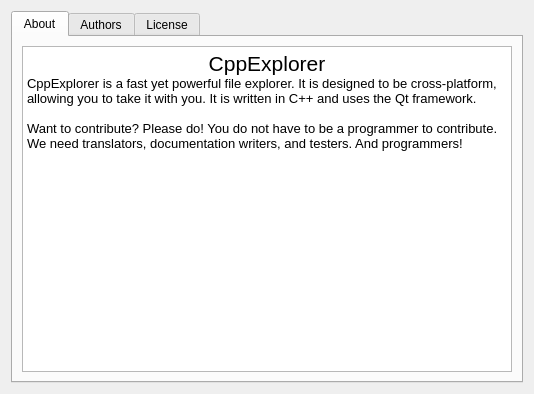
<?xml version="1.0" encoding="UTF-8"?>
<ui version="4.0">
 <class>HelpDialog</class>
 <widget class="QDialog" name="HelpDialog">
  <property name="geometry">
   <rect>
    <x>0</x>
    <y>0</y>
    <width>534</width>
    <height>394</height>
   </rect>
  </property>
  <property name="windowTitle">
   <string>About CppExplorer</string>
  </property>
  <layout class="QVBoxLayout" name="verticalLayout_2">
   <item>
    <layout class="QVBoxLayout" name="verticalLayout">
     <item>
      <widget class="QTabWidget" name="tabWidget">
       <property name="currentIndex">
        <number>0</number>
       </property>
       <widget class="QWidget" name="tab_3">
        <attribute name="title">
         <string>About</string>
        </attribute>
        <layout class="QVBoxLayout" name="verticalLayout_4">
         <item>
          <layout class="QVBoxLayout" name="verticalLayout_3">
           <item>
            <widget class="QTextEdit" name="textEdit">
             <property name="readOnly">
              <bool>true</bool>
             </property>
             <property name="html">
              <string>&lt;!DOCTYPE HTML PUBLIC &quot;-//W3C//DTD HTML 4.0//EN&quot; &quot;http://www.w3.org/TR/REC-html40/strict.dtd&quot;&gt;
&lt;html&gt;&lt;head&gt;&lt;meta name=&quot;qrichtext&quot; content=&quot;1&quot; /&gt;&lt;style type=&quot;text/css&quot;&gt;
p, li { white-space: pre-wrap; }
&lt;/style&gt;&lt;/head&gt;&lt;body style=&quot; font-family:'Noto Sans'; font-size:9pt; font-weight:400; font-style:normal;&quot;&gt;
&lt;p align=&quot;center&quot; style=&quot; margin-top:0px; margin-bottom:0px; margin-left:0px; margin-right:0px; -qt-block-indent:0; text-indent:0px;&quot;&gt;&lt;span style=&quot; font-size:16pt;&quot;&gt;CppExplorer&lt;/span&gt;&lt;/p&gt;
&lt;p style=&quot; margin-top:0px; margin-bottom:0px; margin-left:0px; margin-right:0px; -qt-block-indent:0; text-indent:0px;&quot;&gt;&lt;span style=&quot; font-size:10pt;&quot;&gt;CppExplorer is a fast yet powerful file explorer. It is designed to be cross-platform, allowing you to take it with you. It is written in C++ and uses the Qt framework.&lt;/span&gt;&lt;/p&gt;
&lt;p style=&quot;-qt-paragraph-type:empty; margin-top:0px; margin-bottom:0px; margin-left:0px; margin-right:0px; -qt-block-indent:0; text-indent:0px; font-size:10pt;&quot;&gt;&lt;br /&gt;&lt;/p&gt;
&lt;p style=&quot; margin-top:0px; margin-bottom:0px; margin-left:0px; margin-right:0px; -qt-block-indent:0; text-indent:0px;&quot;&gt;&lt;span style=&quot; font-size:10pt;&quot;&gt;Want to contribute? Please do! You do not have to be a programmer to contribute. We need translators, documentation writers, and testers. And programmers!&lt;/span&gt;&lt;/p&gt;&lt;/body&gt;&lt;/html&gt;</string>
             </property>
            </widget>
           </item>
          </layout>
         </item>
        </layout>
       </widget>
       <widget class="QWidget" name="tab">
        <attribute name="title">
         <string>Authors</string>
        </attribute>
        <layout class="QVBoxLayout" name="verticalLayout_6">
         <item>
          <layout class="QVBoxLayout" name="verticalLayout_5">
           <item>
            <widget class="QTextEdit" name="textEdit_2">
             <property name="readOnly">
              <bool>true</bool>
             </property>
             <property name="html">
              <string>&lt;!DOCTYPE HTML PUBLIC &quot;-//W3C//DTD HTML 4.0//EN&quot; &quot;http://www.w3.org/TR/REC-html40/strict.dtd&quot;&gt;
&lt;html&gt;&lt;head&gt;&lt;meta name=&quot;qrichtext&quot; content=&quot;1&quot; /&gt;&lt;style type=&quot;text/css&quot;&gt;
p, li { white-space: pre-wrap; }
&lt;/style&gt;&lt;/head&gt;&lt;body style=&quot; font-family:'Noto Sans'; font-size:9pt; font-weight:400; font-style:normal;&quot;&gt;
&lt;p style=&quot; margin-top:0px; margin-bottom:0px; margin-left:0px; margin-right:0px; -qt-block-indent:0; text-indent:0px;&quot;&gt;&lt;span style=&quot; font-size:10pt; font-weight:600;&quot;&gt;CppExplorer&lt;/span&gt;&lt;/p&gt;
&lt;p style=&quot; margin-top:0px; margin-bottom:0px; margin-left:0px; margin-right:0px; -qt-block-indent:0; text-indent:0px;&quot;&gt;&lt;span style=&quot; font-size:10pt;&quot;&gt;Patrick Flynn &amp;lt;pdf4664@outlool.com&amp;gt;- Project owner; main author&lt;/span&gt;&lt;/p&gt;
&lt;p style=&quot;-qt-paragraph-type:empty; margin-top:0px; margin-bottom:0px; margin-left:0px; margin-right:0px; -qt-block-indent:0; text-indent:0px; font-size:10pt;&quot;&gt;&lt;br /&gt;&lt;/p&gt;
&lt;p style=&quot; margin-top:0px; margin-bottom:0px; margin-left:0px; margin-right:0px; -qt-block-indent:0; text-indent:0px;&quot;&gt;&lt;span style=&quot; font-size:10pt; font-weight:600;&quot;&gt;libsettings&lt;/span&gt;&lt;/p&gt;
&lt;p style=&quot; margin-top:0px; margin-bottom:0px; margin-left:0px; margin-right:0px; -qt-block-indent:0; text-indent:0px;&quot;&gt;&lt;span style=&quot; font-size:10pt;&quot;&gt;Patrick Flynn &amp;lt;pdf4664@outlool.com&amp;gt;- Project owner; main author&lt;/span&gt;&lt;/p&gt;
&lt;p style=&quot;-qt-paragraph-type:empty; margin-top:0px; margin-bottom:0px; margin-left:0px; margin-right:0px; -qt-block-indent:0; text-indent:0px; font-size:10pt;&quot;&gt;&lt;br /&gt;&lt;/p&gt;
&lt;p style=&quot; margin-top:0px; margin-bottom:0px; margin-left:0px; margin-right:0px; -qt-block-indent:0; text-indent:0px;&quot;&gt;&lt;span style=&quot; font-size:10pt; font-weight:600;&quot;&gt;Qt Framework&lt;/span&gt;&lt;/p&gt;
&lt;p style=&quot; margin-top:0px; margin-bottom:0px; margin-left:0px; margin-right:0px; -qt-block-indent:0; text-indent:0px;&quot;&gt;&lt;span style=&quot; font-size:10pt;&quot;&gt;The Qt Company and other contributors; see &amp;quot;About Qt&amp;quot; in the Help menu for more information.&lt;/span&gt;&lt;/p&gt;&lt;/body&gt;&lt;/html&gt;</string>
             </property>
            </widget>
           </item>
          </layout>
         </item>
        </layout>
       </widget>
       <widget class="QWidget" name="tab_2">
        <attribute name="title">
         <string>License</string>
        </attribute>
        <layout class="QVBoxLayout" name="verticalLayout_8">
         <item>
          <layout class="QVBoxLayout" name="verticalLayout_7">
           <item>
            <widget class="QTabWidget" name="tabWidget_2">
             <property name="currentIndex">
              <number>0</number>
             </property>
             <widget class="QWidget" name="tab_4">
              <attribute name="title">
               <string>CppExplorer</string>
              </attribute>
              <layout class="QVBoxLayout" name="verticalLayout_10">
               <item>
                <layout class="QVBoxLayout" name="verticalLayout_9">
                 <item>
                  <widget class="QTextEdit" name="textEdit_5">
                   <property name="readOnly">
                    <bool>true</bool>
                   </property>
                   <property name="html">
                    <string>&lt;!DOCTYPE HTML PUBLIC &quot;-//W3C//DTD HTML 4.0//EN&quot; &quot;http://www.w3.org/TR/REC-html40/strict.dtd&quot;&gt;
&lt;html&gt;&lt;head&gt;&lt;meta name=&quot;qrichtext&quot; content=&quot;1&quot; /&gt;&lt;style type=&quot;text/css&quot;&gt;
p, li { white-space: pre-wrap; }
&lt;/style&gt;&lt;/head&gt;&lt;body style=&quot; font-family:'Noto Sans'; font-size:9pt; font-weight:400; font-style:normal;&quot;&gt;
&lt;p style=&quot; margin-top:0px; margin-bottom:0px; margin-left:0px; margin-right:0px; -qt-block-indent:0; text-indent:0px;&quot;&gt;Copyright 2018 Patrick Flynn&lt;/p&gt;
&lt;p style=&quot;-qt-paragraph-type:empty; margin-top:0px; margin-bottom:0px; margin-left:0px; margin-right:0px; -qt-block-indent:0; text-indent:0px;&quot;&gt;&lt;br /&gt;&lt;/p&gt;
&lt;p style=&quot; margin-top:0px; margin-bottom:0px; margin-left:0px; margin-right:0px; -qt-block-indent:0; text-indent:0px;&quot;&gt;Redistribution and use in source and binary forms, with or without modification, are permitted provided that the following conditions are met:&lt;/p&gt;
&lt;p style=&quot;-qt-paragraph-type:empty; margin-top:0px; margin-bottom:0px; margin-left:0px; margin-right:0px; -qt-block-indent:0; text-indent:0px;&quot;&gt;&lt;br /&gt;&lt;/p&gt;
&lt;p style=&quot; margin-top:0px; margin-bottom:0px; margin-left:0px; margin-right:0px; -qt-block-indent:0; text-indent:0px;&quot;&gt;1. Redistributions of source code must retain the above copyright notice, this list of conditions and the following disclaimer.&lt;/p&gt;
&lt;p style=&quot;-qt-paragraph-type:empty; margin-top:0px; margin-bottom:0px; margin-left:0px; margin-right:0px; -qt-block-indent:0; text-indent:0px;&quot;&gt;&lt;br /&gt;&lt;/p&gt;
&lt;p style=&quot; margin-top:0px; margin-bottom:0px; margin-left:0px; margin-right:0px; -qt-block-indent:0; text-indent:0px;&quot;&gt;2. Redistributions in binary form must reproduce the above copyright notice, this list of conditions and the following disclaimer in the documentation and/or other materials provided with the distribution.&lt;/p&gt;
&lt;p style=&quot;-qt-paragraph-type:empty; margin-top:0px; margin-bottom:0px; margin-left:0px; margin-right:0px; -qt-block-indent:0; text-indent:0px;&quot;&gt;&lt;br /&gt;&lt;/p&gt;
&lt;p style=&quot; margin-top:0px; margin-bottom:0px; margin-left:0px; margin-right:0px; -qt-block-indent:0; text-indent:0px;&quot;&gt;3. Neither the name of the copyright holder nor the names of its contributors may be used to endorse or promote products derived from this software without specific prior written permission.&lt;/p&gt;
&lt;p style=&quot;-qt-paragraph-type:empty; margin-top:0px; margin-bottom:0px; margin-left:0px; margin-right:0px; -qt-block-indent:0; text-indent:0px;&quot;&gt;&lt;br /&gt;&lt;/p&gt;
&lt;p style=&quot; margin-top:0px; margin-bottom:0px; margin-left:0px; margin-right:0px; -qt-block-indent:0; text-indent:0px;&quot;&gt;THIS SOFTWARE IS PROVIDED BY THE COPYRIGHT HOLDERS AND CONTRIBUTORS &amp;quot;AS IS&amp;quot; AND ANY EXPRESS OR IMPLIED WARRANTIES, INCLUDING, BUT NOT LIMITED TO, THE IMPLIED WARRANTIES OF MERCHANTABILITY AND FITNESS FOR A PARTICULAR PURPOSE ARE DISCLAIMED. IN NO EVENT SHALL THE COPYRIGHT HOLDER OR CONTRIBUTORS BE LIABLE FOR ANY DIRECT, INDIRECT, INCIDENTAL, SPECIAL, EXEMPLARY, OR CONSEQUENTIAL DAMAGES (INCLUDING, BUT NOT LIMITED TO, PROCUREMENT OF SUBSTITUTE GOODS OR SERVICES; LOSS OF USE, DATA, OR PROFITS; OR BUSINESS INTERRUPTION) HOWEVER CAUSED AND ON ANY THEORY OF LIABILITY, WHETHER IN CONTRACT, STRICT LIABILITY, OR TORT (INCLUDING NEGLIGENCE OR OTHERWISE) ARISING IN ANY WAY OUT OF THE USE OF THIS SOFTWARE, EVEN IF ADVISED OF THE POSSIBILITY OF SUCH DAMAGE.&lt;/p&gt;&lt;/body&gt;&lt;/html&gt;</string>
                   </property>
                  </widget>
                 </item>
                </layout>
               </item>
              </layout>
             </widget>
             <widget class="QWidget" name="tab_5">
              <attribute name="title">
               <string>libsettings</string>
              </attribute>
              <layout class="QVBoxLayout" name="verticalLayout_12">
               <item>
                <layout class="QVBoxLayout" name="verticalLayout_11">
                 <item>
                  <widget class="QTextEdit" name="textEdit_4">
                   <property name="readOnly">
                    <bool>true</bool>
                   </property>
                   <property name="html">
                    <string>&lt;!DOCTYPE HTML PUBLIC &quot;-//W3C//DTD HTML 4.0//EN&quot; &quot;http://www.w3.org/TR/REC-html40/strict.dtd&quot;&gt;
&lt;html&gt;&lt;head&gt;&lt;meta name=&quot;qrichtext&quot; content=&quot;1&quot; /&gt;&lt;style type=&quot;text/css&quot;&gt;
p, li { white-space: pre-wrap; }
&lt;/style&gt;&lt;/head&gt;&lt;body style=&quot; font-family:'Noto Sans'; font-size:9pt; font-weight:400; font-style:normal;&quot;&gt;
&lt;p style=&quot; margin-top:0px; margin-bottom:0px; margin-left:0px; margin-right:0px; -qt-block-indent:0; text-indent:0px;&quot;&gt;Copyright 2017 Patrick Flynn&lt;/p&gt;
&lt;p style=&quot;-qt-paragraph-type:empty; margin-top:0px; margin-bottom:0px; margin-left:0px; margin-right:0px; -qt-block-indent:0; text-indent:0px;&quot;&gt;&lt;br /&gt;&lt;/p&gt;
&lt;p style=&quot; margin-top:0px; margin-bottom:0px; margin-left:0px; margin-right:0px; -qt-block-indent:0; text-indent:0px;&quot;&gt;Redistribution and use in source and binary forms, with or without modification, are permitted provided that the following conditions are met:&lt;/p&gt;
&lt;p style=&quot;-qt-paragraph-type:empty; margin-top:0px; margin-bottom:0px; margin-left:0px; margin-right:0px; -qt-block-indent:0; text-indent:0px;&quot;&gt;&lt;br /&gt;&lt;/p&gt;
&lt;p style=&quot; margin-top:0px; margin-bottom:0px; margin-left:0px; margin-right:0px; -qt-block-indent:0; text-indent:0px;&quot;&gt;1. Redistributions of source code must retain the above copyright notice, this list of conditions and the following disclaimer.&lt;/p&gt;
&lt;p style=&quot;-qt-paragraph-type:empty; margin-top:0px; margin-bottom:0px; margin-left:0px; margin-right:0px; -qt-block-indent:0; text-indent:0px;&quot;&gt;&lt;br /&gt;&lt;/p&gt;
&lt;p style=&quot; margin-top:0px; margin-bottom:0px; margin-left:0px; margin-right:0px; -qt-block-indent:0; text-indent:0px;&quot;&gt;2. Redistributions in binary form must reproduce the above copyright notice, this list of conditions and the following disclaimer in the documentation and/or other materials provided with the distribution.&lt;/p&gt;
&lt;p style=&quot;-qt-paragraph-type:empty; margin-top:0px; margin-bottom:0px; margin-left:0px; margin-right:0px; -qt-block-indent:0; text-indent:0px;&quot;&gt;&lt;br /&gt;&lt;/p&gt;
&lt;p style=&quot; margin-top:0px; margin-bottom:0px; margin-left:0px; margin-right:0px; -qt-block-indent:0; text-indent:0px;&quot;&gt;3. Neither the name of the copyright holder nor the names of its contributors may be used to endorse or promote products derived from this software without specific prior written permission.&lt;/p&gt;
&lt;p style=&quot;-qt-paragraph-type:empty; margin-top:0px; margin-bottom:0px; margin-left:0px; margin-right:0px; -qt-block-indent:0; text-indent:0px;&quot;&gt;&lt;br /&gt;&lt;/p&gt;
&lt;p style=&quot; margin-top:0px; margin-bottom:0px; margin-left:0px; margin-right:0px; -qt-block-indent:0; text-indent:0px;&quot;&gt;THIS SOFTWARE IS PROVIDED BY THE COPYRIGHT HOLDERS AND CONTRIBUTORS &amp;quot;AS IS&amp;quot; AND ANY EXPRESS OR IMPLIED WARRANTIES, INCLUDING, BUT NOT LIMITED TO, THE IMPLIED WARRANTIES OF MERCHANTABILITY AND FITNESS FOR A PARTICULAR PURPOSE ARE DISCLAIMED. IN NO EVENT SHALL THE COPYRIGHT HOLDER OR CONTRIBUTORS BE LIABLE FOR ANY DIRECT, INDIRECT, INCIDENTAL, SPECIAL, EXEMPLARY, OR CONSEQUENTIAL DAMAGES (INCLUDING, BUT NOT LIMITED TO, PROCUREMENT OF SUBSTITUTE GOODS OR SERVICES; LOSS OF USE, DATA, OR PROFITS; OR BUSINESS INTERRUPTION) HOWEVER CAUSED AND ON ANY THEORY OF LIABILITY, WHETHER IN CONTRACT, STRICT LIABILITY, OR TORT (INCLUDING NEGLIGENCE OR OTHERWISE) ARISING IN ANY WAY OUT OF THE USE OF THIS SOFTWARE, EVEN IF ADVISED OF THE POSSIBILITY OF SUCH DAMAGE.&lt;/p&gt;&lt;/body&gt;&lt;/html&gt;</string>
                   </property>
                  </widget>
                 </item>
                </layout>
               </item>
              </layout>
             </widget>
             <widget class="QWidget" name="tab_6">
              <attribute name="title">
               <string>Qt</string>
              </attribute>
              <layout class="QVBoxLayout" name="verticalLayout_14">
               <item>
                <layout class="QVBoxLayout" name="verticalLayout_13">
                 <item>
                  <widget class="QTextEdit" name="textEdit_3">
                   <property name="readOnly">
                    <bool>true</bool>
                   </property>
                   <property name="html">
                    <string>&lt;!DOCTYPE HTML PUBLIC &quot;-//W3C//DTD HTML 4.0//EN&quot; &quot;http://www.w3.org/TR/REC-html40/strict.dtd&quot;&gt;
&lt;html&gt;&lt;head&gt;&lt;meta name=&quot;qrichtext&quot; content=&quot;1&quot; /&gt;&lt;style type=&quot;text/css&quot;&gt;
p, li { white-space: pre-wrap; }
&lt;/style&gt;&lt;/head&gt;&lt;body style=&quot; font-family:'Noto Sans'; font-size:9pt; font-weight:400; font-style:normal;&quot;&gt;
&lt;p style=&quot; margin-top:0px; margin-bottom:0px; margin-left:0px; margin-right:0px; -qt-block-indent:0; text-indent:0px;&quot;&gt;&lt;span style=&quot; font-size:10pt;&quot;&gt;Qt open-source is licensed under the LGPL v3 license. The complete text of the LGPL v3 license can be found below at the following link:&lt;/span&gt;&lt;/p&gt;
&lt;p style=&quot;-qt-paragraph-type:empty; margin-top:0px; margin-bottom:0px; margin-left:0px; margin-right:0px; -qt-block-indent:0; text-indent:0px; font-size:10pt;&quot;&gt;&lt;br /&gt;&lt;/p&gt;
&lt;p style=&quot; margin-top:0px; margin-bottom:0px; margin-left:0px; margin-right:0px; -qt-block-indent:0; text-indent:0px;&quot;&gt;&lt;span style=&quot; font-size:10pt;&quot;&gt;https://www.gnu.org/licenses/lgpl-3.0.en.html&lt;/span&gt;&lt;/p&gt;&lt;/body&gt;&lt;/html&gt;</string>
                   </property>
                  </widget>
                 </item>
                </layout>
               </item>
              </layout>
             </widget>
            </widget>
           </item>
          </layout>
         </item>
        </layout>
       </widget>
      </widget>
     </item>
    </layout>
   </item>
  </layout>
 </widget>
 <resources/>
 <connections/>
</ui>
